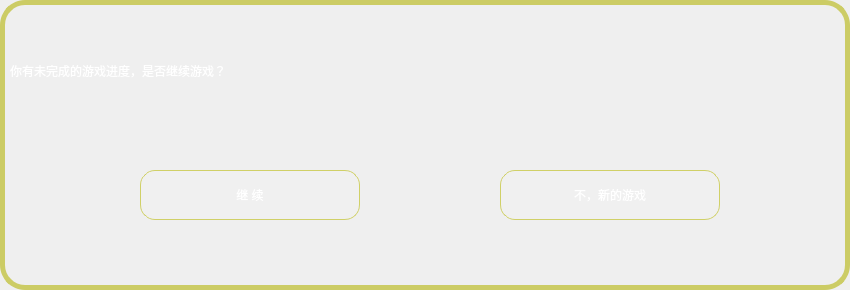
<?xml version="1.0" encoding="UTF-8"?>
<ui version="4.0">
 <class>whetherContinue</class>
 <widget class="QFrame" name="whetherContinue">
  <property name="geometry">
   <rect>
    <x>0</x>
    <y>0</y>
    <width>850</width>
    <height>290</height>
   </rect>
  </property>
  <property name="windowTitle">
   <string>Frame</string>
  </property>
  <property name="styleSheet">
   <string notr="true">#whetherContinue{
background-image: url(:/images/rule_background.png);
border:5px solid rgb(204, 204, 101);
border-radius:25px;
}</string>
  </property>
  <property name="frameShape">
   <enum>QFrame::StyledPanel</enum>
  </property>
  <property name="frameShadow">
   <enum>QFrame::Raised</enum>
  </property>
  <widget class="QLabel" name="label">
   <property name="geometry">
    <rect>
     <x>10</x>
     <y>20</y>
     <width>831</width>
     <height>101</height>
    </rect>
   </property>
   <property name="styleSheet">
    <string notr="true">background-color: rgba(255, 255, 254, 0);
border:none;
color:white;
font: 27pt &quot;隶书&quot;;</string>
   </property>
   <property name="text">
    <string>你有未完成的游戏进度，是否继续游戏？</string>
   </property>
  </widget>
  <widget class="QToolButton" name="continue_2">
   <property name="geometry">
    <rect>
     <x>140</x>
     <y>170</y>
     <width>220</width>
     <height>50</height>
    </rect>
   </property>
   <property name="styleSheet">
    <string notr="true">background-color: rgba(255, 255, 254, 10);
border:1px solid rgb(208, 208, 103);
border-radius:15px;
font: 20pt &quot;隶书&quot;;
color:white;</string>
   </property>
   <property name="text">
    <string>继 续</string>
   </property>
  </widget>
  <widget class="QToolButton" name="new_2">
   <property name="geometry">
    <rect>
     <x>500</x>
     <y>170</y>
     <width>220</width>
     <height>50</height>
    </rect>
   </property>
   <property name="styleSheet">
    <string notr="true">background-color: rgba(255, 255, 254, 10);
border:1px solid rgb(208, 208, 103);
border-radius:15px;
font: 20pt &quot;隶书&quot;;
color:white;</string>
   </property>
   <property name="text">
    <string>不，新的游戏</string>
   </property>
  </widget>
 </widget>
 <resources/>
 <connections/>
</ui>
